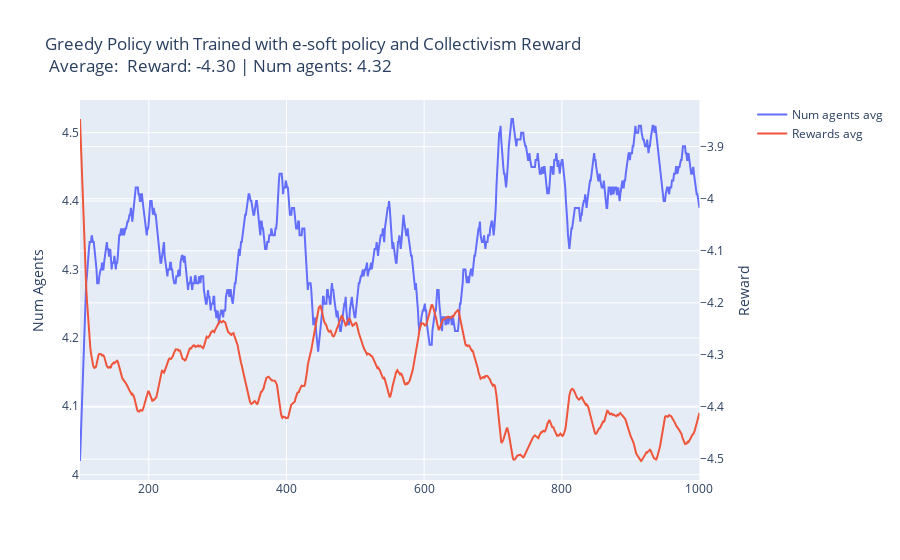

The code cell stored with this chart in its notebook:
### Code cell
# Greedy results after optimization
# Reset state
queue.reset_state()

# Store results
results_e_soft_collectvism_greedy = {
    'num_agents': [],
    'rewards': []
}
for i in tqdm(range(int(1e3)), smoothing=0):
    reward = queue.one_iteration(optimize=False, policy='greedy')

    results_e_soft_collectvism_greedy['num_agents'].append(len(queue.agents))
    results_e_soft_collectvism_greedy['rewards'].append(reward)

cq.plot_agents_and_rewards(title='Greedy Policy with Trained with e-soft policy and Collectivism Reward', window_size=100, agents_and_rewards_dict=results_e_soft_collectvism_greedy, mean_of_all=True)

### Figure 1 — Plotly figure (JSON) as saved in the notebook; plotly's stock layout.template omitted (floating-point values rounded to 4 significant figures; data arrays with more than 128 entries replaced by an {"elided": "..."} marker saying what was removed)
{"data": [{"mode": "lines", "name": "Num agents avg", "type": "scatter", "x": {"elided": "901 int values"}, "xaxis": "x", "y": {"elided": "901 float values"}, "yaxis": "y"}, {"mode": "lines", "name": "Rewards avg", "type": "scatter", "x": {"elided": "901 int values"}, "xaxis": "x", "y": {"elided": "901 float values"}, "yaxis": "y2"}], "layout": {"title": {"text": "Greedy Policy with Trained with e-soft policy and Collectivism Reward<br> Average:  Reward: -4.30 | Num agents: 4.32"}, "xaxis": {"anchor": "y", "domain": [0, 0.94]}, "yaxis": {"anchor": "x", "domain": [0, 1], "title": {"text": "Num Agents"}}, "yaxis2": {"anchor": "x", "overlaying": "y", "side": "right", "title": {"text": "Reward"}}}}
